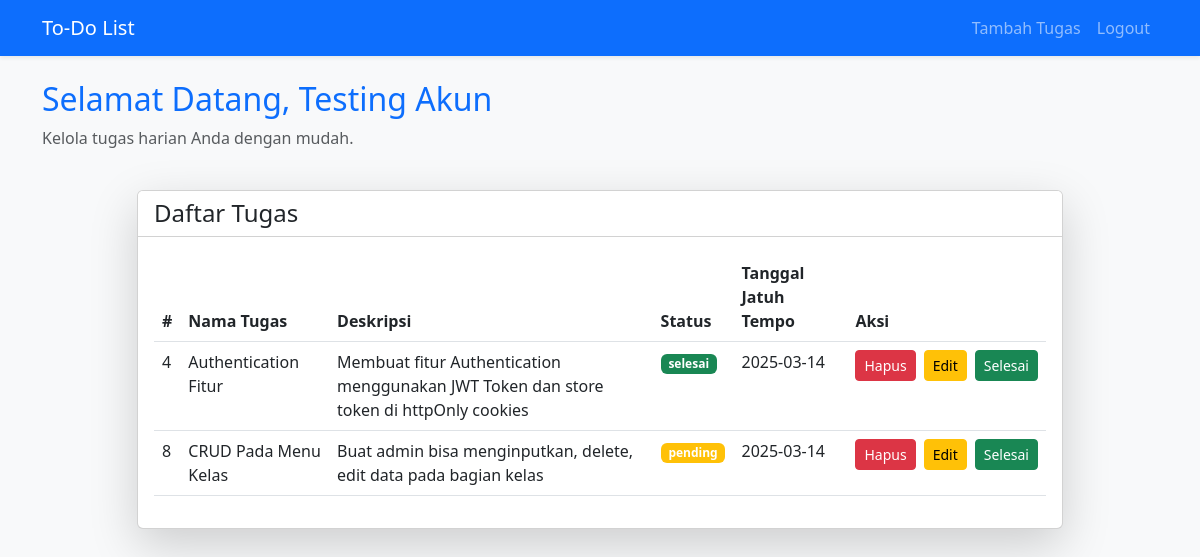
The app's page /pages/todolist.php (signed in) with its own data.
### tables this page shows
CREATE TABLE `tbl_tugas` (
  `idTugas` int(11) NOT NULL,
  `id_user` int(11) NOT NULL,
  `namaTugas` varchar(255) NOT NULL,
  `deskripsiTugas` varchar(255) NOT NULL,
  `tenggatWaktu` date NOT NULL,
  `status` varchar(255) NOT NULL
);

### pages/todolist.php (the view, shortened to what this page needs)
<!DOCTYPE html>
<html lang="en">
<head>
    <link href="https://cdn.jsdelivr.net/npm/bootstrap@5.3.0/dist/css/bootstrap.min.css" rel="stylesheet">
</head>
<body class="bg-light">
    <nav class="navbar navbar-expand-lg navbar-dark bg-primary shadow-sm">
        <div class="container">
            <a class="navbar-brand" href="#">To-Do List</a>
            <div class="collapse navbar-collapse" >
                <ul class="navbar-nav ms-auto">
                    <li class="nav-item">
                        <a class="nav-link" href="tambahTugas.php">Tambah Tugas</a>
                    </li>
                    <li class="nav-item">
                        <a class="nav-link" href="../action/actionLogout.php">Logout</a>
                    </li>
                </ul>
            </div>
        </div>
    </nav>
    <div class="container mt-4">
        <div class="row">
            <div class="col">
                <h2 class="text-primary">Selamat Datang, <?php echo $_SESSION['NamaLengkap'] ?></h2>
                <p class="text-muted">Kelola tugas harian Anda dengan mudah.</p>
            </div>
        </div>
    </div>
    <div class="container mt-4">
        <div class="row justify-content-center">
            <div class="col-md-10">
                <div class="card shadow-lg">
                    <div class="card-header bg-white">
                        <h4 class="card-title mb-0">Daftar Tugas</h4>
                    </div>
                    <div class="card-body">
                        <table class="table table-hover">
                            <thead>
                                <tr>
                                    <th scope="col">#</th>
                                    <th scope="col">Nama Tugas</th>
                                    <th scope="col">Deskripsi</th>
                                    <th scope="col">Status</th>
                                    <th scope="col">Tanggal Jatuh Tempo</th>
                                    <th scope="col">Aksi</th>
                                </tr>
                            </thead>
                            <tbody>
                               <?php
                                     include("../action/config.php");
                                    $idUser = $_SESSION['id_user'];
                                    $query = "SELECT * FROM tbl_tugas WHERE id_user = ?";
                                    $stmt = $connection->prepare($query);
                                    $stmt->bind_param("i", $idUser);
                                    $stmt->execute();
                                    $result = $stmt->get_result();
                                    while($row = mysqli_fetch_assoc($result)){
                                        echo '<tr>';
                                        echo '<td>' . $row['idTugas'] . '</td>';
                                        echo '<td>' . $row['namaTugas'] . '</td>';
                                        echo '<td>' . $row['deskripsiTugas'] . '</td>';
                                        $badgeClass = ($row['status'] == 'selesai') ? 'success' : 'warning';
                                        echo '<td><span class="badge bg-' . $badgeClass . '">' . $row['status'] . '</span></td>';
                                        echo '<td>' . $row['tenggatWaktu'] . '</td>';
                                        echo '
                                            <td>
                                                <div class="d-flex gap-2 align-items-center">
                                                    <a href="../action/hapusTugas.php?id='. $row['idTugas'] .'" class="btn btn-sm btn-danger">Hapus</a>
                                                    <a href="editTugas.php?id='. $row['idTugas'] .'" class="btn btn-sm btn-warning">Edit</a>
                                                    <a href="../action/selesaiTugas.php?id='. $row['idTugas'] .'" class="btn btn-sm btn-success">Selesai</a>
                                                </div>
                                            </td>
                                        ';
                                        echo '</tr>';
                                    }
                                ?>
                            </tbody>
                        </table>
                    </div>
                </div>
            </div>
        </div>
    </div>
</body>
</html>

### records on screen
tbl_tugas: idTugas "4", namaTugas "Authentication Fitur", deskripsiTugas "Membuat fitur Authentication menggunakan JWT Token dan store token di httpOnly cookies", status "selesai", tenggatWaktu "2025-03-14"
tbl_tugas: idTugas "8", namaTugas "CRUD Pada Menu Kelas", deskripsiTugas "Buat admin bisa menginputkan, delete, edit data pada bagian kelas", status "pending", tenggatWaktu "2025-03-14"

### other values on screen
$_SESSION['NamaLengkap'] "Testing Akun"
